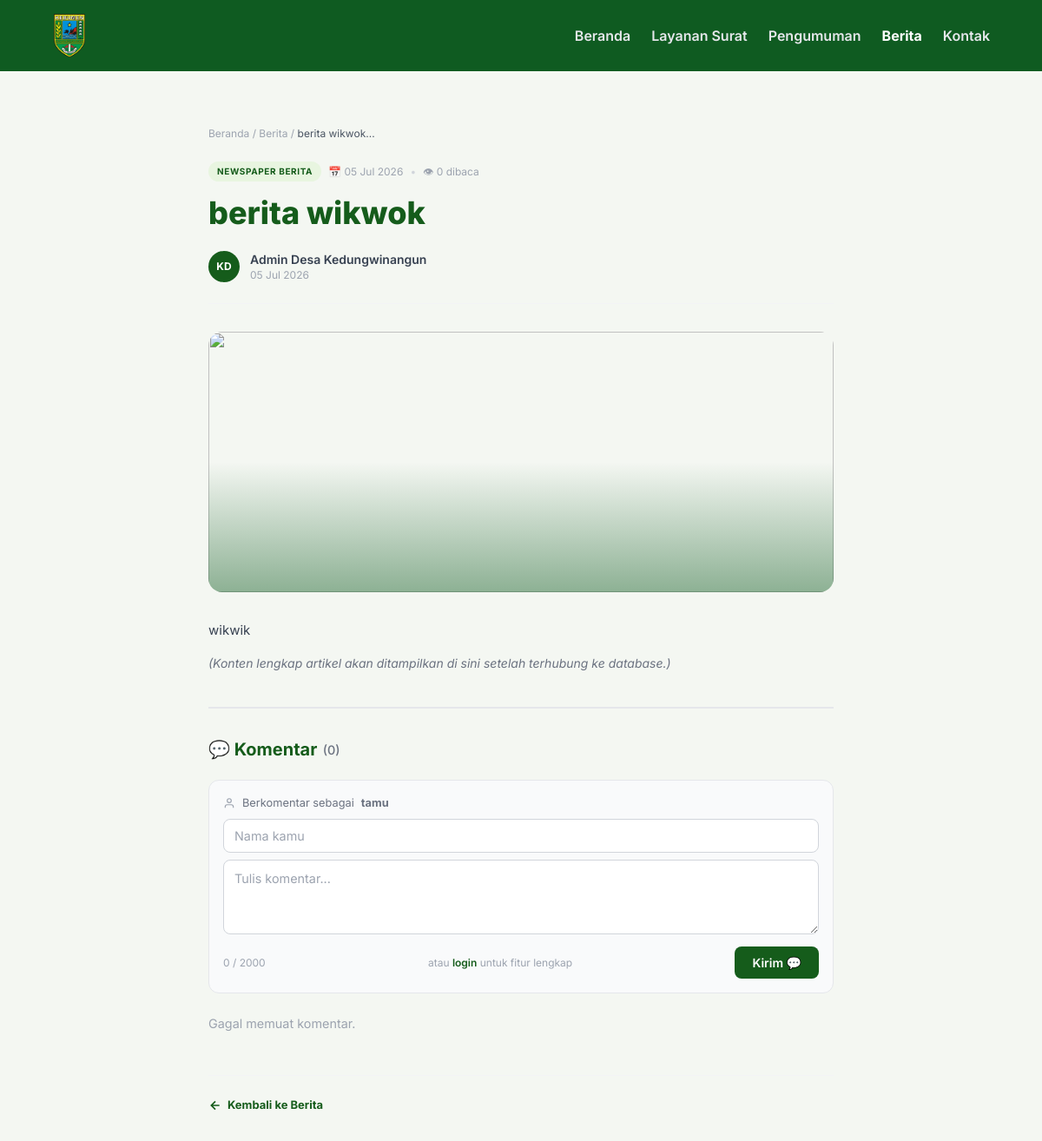
The page /berita/6 on the database its author committed.
### tables this page shows
CREATE TABLE berita (
            id INTEGER PRIMARY KEY AUTOINCREMENT,
            judul TEXT NOT NULL,
            excerpt TEXT,
            kategori TEXT,
            badge_class TEXT DEFAULT 'badge-green',
            kategori_icon TEXT DEFAULT '📰',
            tanggal TEXT,
            views TEXT DEFAULT '0',
            gambar_url TEXT,
            gambar_alt TEXT,
            penulis TEXT DEFAULT 'Admin Desa Kedungwinangun',
            unggulan INTEGER DEFAULT 0,
            created_at TIMESTAMP DEFAULT CURRENT_TIMESTAMP
        );

### routes/public.py (the view)
@public_bp.route("/berita/<int:berita_id>")
def detail_berita(berita_id):
    try:
        desa_info = get_desa_info_with_maps()
        custom_pages = get_all_pages()
        artikel = get_berita_by_id(berita_id)
        if not artikel:
            flash('Berita tidak ditemukan', 'error')
            return redirect(url_for('public.berita'))
        show_views = get_config("berita_tampilkan_views", "1") == "1"
        show_tanggal = get_config("berita_tampilkan_tanggal", "1") == "1"
        return render_template(
            "detail_berita.html",
            desa=desa_info,
            nav_links=[{**n, "active": n["label"] == "Berita"} for n in NAV_LINKS],
            artikel=artikel,
            show_views=show_views,
            show_tanggal=show_tanggal,
            site_name=desa_info['nama'],
            site_tagline=desa_info['tagline'],
            site_description=desa_info['deskripsi'],
            custom_pages=custom_pages,
        )
    except Exception as e:
        logger.error(f"Error loading berita {berita_id}: {str(e)}")
        flash('Terjadi kesalahan saat memuat berita', 'error')
        return redirect(url_for('public.berita'))

### app.py (called while the page is built)
@app.context_processor
def inject_openrouter_key():
    return {
        'openrouter_api_key': environ.get('OPENROUTER_API_KEY', '')
    }

@app.context_processor
def inject_custom_pages():
    from models import get_all_pages
    return {'custom_pages_nav': get_all_pages()}

### models.py (called while the page is built)
def get_db_connection():
    conn = sqlite3.connect(Config.DB_NAME)
    conn.row_factory = sqlite3.Row
    return conn

def get_config(key, default=None):
    try:
        conn = get_db_connection()
        cursor = conn.cursor()
        cursor.execute('SELECT value FROM config WHERE key = ?', (key,))
        row = cursor.fetchone()
        conn.close()
        return row['value'] if row else (default if default is not None else DEFAULT_CONFIG.get(key, ''))
    except Exception as e:
        logger.error(f"Error getting config '{key}': {str(e)}")
        return default if default is not None else DEFAULT_CONFIG.get(key, '')

def get_desa_info():
    return {
        "nama": get_config("website_nama", DEFAULT_CONFIG["website_nama"]),
        "tagline": get_config("website_tagline", DEFAULT_CONFIG["website_tagline"]),
        "deskripsi": get_config("website_deskripsi", DEFAULT_CONFIG["website_deskripsi"]),
        "jumlah_dusun": 6,
        "jumlah_kasi": 3,
        "jumlah_kepala_desa": 1,
    }

def get_berita_by_id(berita_id):
    try:
        conn = get_db_connection()
        cursor = conn.cursor()
        cursor.execute('SELECT * FROM berita WHERE id = ?', (berita_id,))
        berita = cursor.fetchone()
        conn.close()
        return dict(berita) if berita else None
    except Exception as e:
        logger.error(f"Error getting berita {berita_id}: {str(e)}")
        return None

def get_all_pages():
    try:
        conn = get_db_connection()
        cursor = conn.cursor()
        cursor.execute('SELECT * FROM pages WHERE active = 1 ORDER BY order_num ASC, title ASC')
        pages = [dict(row) for row in cursor.fetchall()]
        conn.close()
        return pages
    except Exception as e:
        logger.error(f"Error getting all pages: {str(e)}")
        return []

### routes/public.py (called while the page is built)
def get_desa_info_with_maps():
    info = get_desa_info()
    info['maps_embed_url'] = MAPS_EMBED_URL
    info['dusun'] = DUSUN_DATA
    return info

### templates/detail_berita.html (shortened to what this page needs)
<!DOCTYPE html>
<html lang="id">
<head>
    <script src="https://cdn.tailwindcss.com"></script>
    <link rel="stylesheet" href="{{ url_for('static', filename='styles.css') }}">
</head>
<body class="font-sans m-0 bg-[#f4f7f2] text-gray-800">
    <div
        class="w-full max-w-[480px] md:max-w-none mx-auto bg-white md:bg-transparent shadow-[0_0_30px_rgba(0,0,0,0.45)] md:shadow-none min-h-screen overflow-x-hidden">
        <nav
            class="flex items-center gap-3 px-4 py-3 md:px-[5%] md:py-4 bg-[#0F5B21] text-white text-[11px] md:text-base font-semibold">
            <img src="{{ url_for('static', filename='images/kebumen.png') }}" alt="Logo Desa"
                class="w-8 h-10 md:w-10 md:h-[50px] object-contain">
            <div class="flex gap-2 md:gap-6 ml-auto">
                {% for link in nav_links %}
                <a href="{{ link.href }}"
                    class="nav-a {% if link.active %}nav-active{% endif %} text-gray-200 no-underline transition-colors duration-300">
                    {{ link.label }}
                </a>
                {% endfor %}
            </div>
        </nav>
        <div class="max-w-3xl mx-auto px-6 py-10 md:py-16">
            <p class="text-xs text-gray-400 mb-6">
                <a href="{{ url_for('public.index') }}" class="hover:text-[#155C1B] transition-colors">Beranda</a>
                /
                <a href="{{ url_for('public.berita') }}" class="hover:text-[#155C1B] transition-colors">Berita</a>
                /
                <span class="text-gray-600">{{ artikel.judul[:40] }}...</span>
            </p>
            <div class="flex flex-wrap items-center gap-2 mb-4">
                <span class="news-badge {{ artikel.badge_class }}">{{ artikel.kategori_icon }} {{ artikel.kategori
                    }}</span>
                <span class="text-xs text-gray-400">📅 {{ artikel.tanggal }}</span>
                <span class="text-xs text-gray-300">•</span>
                <span class="text-xs text-gray-400">👁 {{ artikel.views }} dibaca</span>
            </div>
            <h1 class="text-2xl md:text-4xl font-extrabold text-[#155C1B] leading-snug mb-6">
                {{ artikel.judul }}
            </h1>
            <div class="flex items-center gap-3 mb-8 pb-6 border-b border-gray-100">
                <div
                    class="w-9 h-9 rounded-full bg-[#155C1B] flex items-center justify-center text-white text-xs font-bold">
                    KD</div>
                <div>
                    <p class="text-sm font-semibold text-gray-700">{{ artikel.penulis }}</p>
                    <p class="text-xs text-gray-400">{{ artikel.tanggal }}</p>
                </div>
            </div>
            <div class="news-thumb rounded-2xl overflow-hidden mb-8 md:h-[420px]" style="height:300px;">
                <img src="{{ artikel.gambar_url }}" alt="{{ artikel.gambar_alt }}"
                    style="height:300px; width:100%; object-fit:cover;">
            </div>
            <div class="prose prose-green max-w-none text-gray-700 leading-relaxed text-[15px]">
                <p>{{ artikel.excerpt }}</p>
                <p class="mt-4 text-gray-500 italic text-sm">
                    (Konten lengkap artikel akan ditampilkan di sini setelah terhubung ke database.)
                </p>
            </div>
            <section class="komentar-section" id="komentar">
                <h3>
                    💬 Komentar
                    <span class="count" id="comment-count">(0)</span>
                </h3>
                <form id="comment-form" class="comment-form {% if session.user_logged_in %}logged-in{% endif %}">
                    <div class="comment-form-aside">
                        {% if session.user_logged_in %}
                            <div class="comment-avatar" style="position:static;width:auto;height:auto;background:none;color:inherit;font-size:0.85rem;font-weight:600;">
                                {{ session.user_nama }}
                            </div>
                            {% if session.user_role == 'admin' %}
                                <span class="badge-role">Admin</span>
                            {% elif session.user_role == 'dinas' %}
                                <span class="badge-role" style="background:#fef3c7;color:#b45309;">Petugas</span>
                            {% endif %}
                        {% else %}
                            <svg width="14" height="14" viewBox="0 0 24 24" fill="none" stroke="#9ca3af" stroke-width="2">
                                <path d="M20 21v-2a4 4 0 0 0-4-4H8a4 4 0 0 0-4 4v2"/><circle cx="12" cy="7" r="4"/>
                            </svg>
                            Berkomentar sebagai <strong>tamu</strong>
                        {% endif %}
                    </div>
                    {% if not session.user_logged_in %}
                    <input type="text" id="comment-nama" placeholder="Nama kamu" maxlength="50" autocomplete="name">
                    {% endif %}
                    <textarea id="comment-konten" placeholder="Tulis komentar..." rows="3" maxlength="2000"></textarea>
                    <div class="comment-form-footer">
                        <span class="hint" id="char-count">0 / 2000</span>
                        {% if not session.user_logged_in %}
                        <span class="hint">atau <a href="{{ url_for('public.login') }}" style="color:#155C1B;font-weight:600;">login</a> untuk fitur lengkap</span>
                        {% endif %}
                        <button type="submit" class="btn-kirim" id="btn-kirim-komentar">Kirim 💬</button>
                    </div>
                </form>
                <div id="comments-container">
                </div>
            </section>
            <div class="mt-12 pt-6 border-t border-gray-100">
                <a href="{{ url_for('public.berita') }}" class="news-readmore">
                    <svg width="16" height="16" viewBox="0 0 24 24" fill="none" stroke="currentColor" stroke-width="2.5"
                        style="transform: rotate(180deg)">
                        <path d="M5 12h14M12 5l7 7-7 7" />
                    </svg>
                    Kembali ke Berita
                </a>
            </div>
        </div>
    </div>
</body>
</html>

### static/styles.css (style rules this page uses)
*, *::before, *::after { box-sizing: border-box; }
.nav-a.nav-active { color: #ffffff; font-weight: 700; }
.news-thumb { overflow: hidden; position: relative; }
.news-thumb img { width: 100%; height: 100%; object-fit: cover; display: block; transition: transform 0.6s cubic-bezier(.25,.8,.25,1); }
.news-thumb::after { content: ""; position: absolute; inset: 0; background: linear-gradient(to bottom, transparent 50%, rgba(15, 91, 33, 0.45) 100%); pointer-events: none; }
.news-badge { display: inline-flex; align-items: center; gap: 5px; font-size: 10px; font-weight: 700; letter-spacing: .06em; text-transform: uppercase; padding: 4px 10px; border-radius: 9999px; }
.badge-green { background: #e8f5e0; color: #155C1B; }
.news-readmore { display: inline-flex; align-items: center; gap: 6px; font-size: 13px; font-weight: 700; color: #155C1B; text-decoration: none; transition: gap 0.25s ease; }
.news-readmore svg { transition: transform 0.25s ease; }

### templates/detail_berita.html (style rules this page uses)
.komentar-section { margin-top: 2.5rem; padding-top: 2rem; border-top: 2px solid #e5e7eb; }
.komentar-section h3 { font-size: 1.25rem; font-weight: 700; color: #155C1B; margin-bottom: 1.25rem; display: flex; align-items: center; gap: 0.4rem; }
.komentar-section h3 .count { font-size: 0.9rem; font-weight: 500; color: #6b7280; }
.comment-form { background: #f9fafb; border: 1px solid #e5e7eb; border-radius: 12px; padding: 1rem; margin-bottom: 1.5rem; }
.comment-form-aside { font-size: 0.8rem; color: #6b7280; margin-bottom: 0.5rem; display: flex; align-items: center; gap: 0.5rem; }
.comment-form input[type="text"] { width: 100%; padding: 0.5rem 0.75rem; border: 1px solid #d1d5db; border-radius: 8px; font-family: inherit; font-size: 0.9rem; margin-bottom: 0.5rem; outline: none; transition: border-color 0.2s; background: white; }
.comment-form textarea { width: 100%; padding: 0.6rem 0.75rem; border: 1px solid #d1d5db; border-radius: 8px; font-family: inherit; font-size: 0.9rem; resize: vertical; min-height: 80px; outline: none; transition: border-color 0.2s; background: white; line-height: 1.5; }
.comment-form-footer { display: flex; justify-content: space-between; align-items: center; margin-top: 0.5rem; }
.comment-form-footer .hint { font-size: 0.75rem; color: #9ca3af; }
.btn-kirim { background: #155C1B; color: white; border: none; padding: 0.5rem 1.25rem; border-radius: 8px; font-weight: 600; font-size: 0.875rem; cursor: pointer; transition: background 0.2s; }

### rows shown on the page
berita: judul "berita wikwok", kategori_icon "NEWSPAPER", kategori "BERITA", tanggal "05 Jul 2026", views "0", penulis "Admin Desa Kedungwinangun", excerpt "wikwik"

### other values the page prints
{{ link.label }} "Beranda" "Layanan Surat" "Pengumuman" "Berita" "Kontak"
